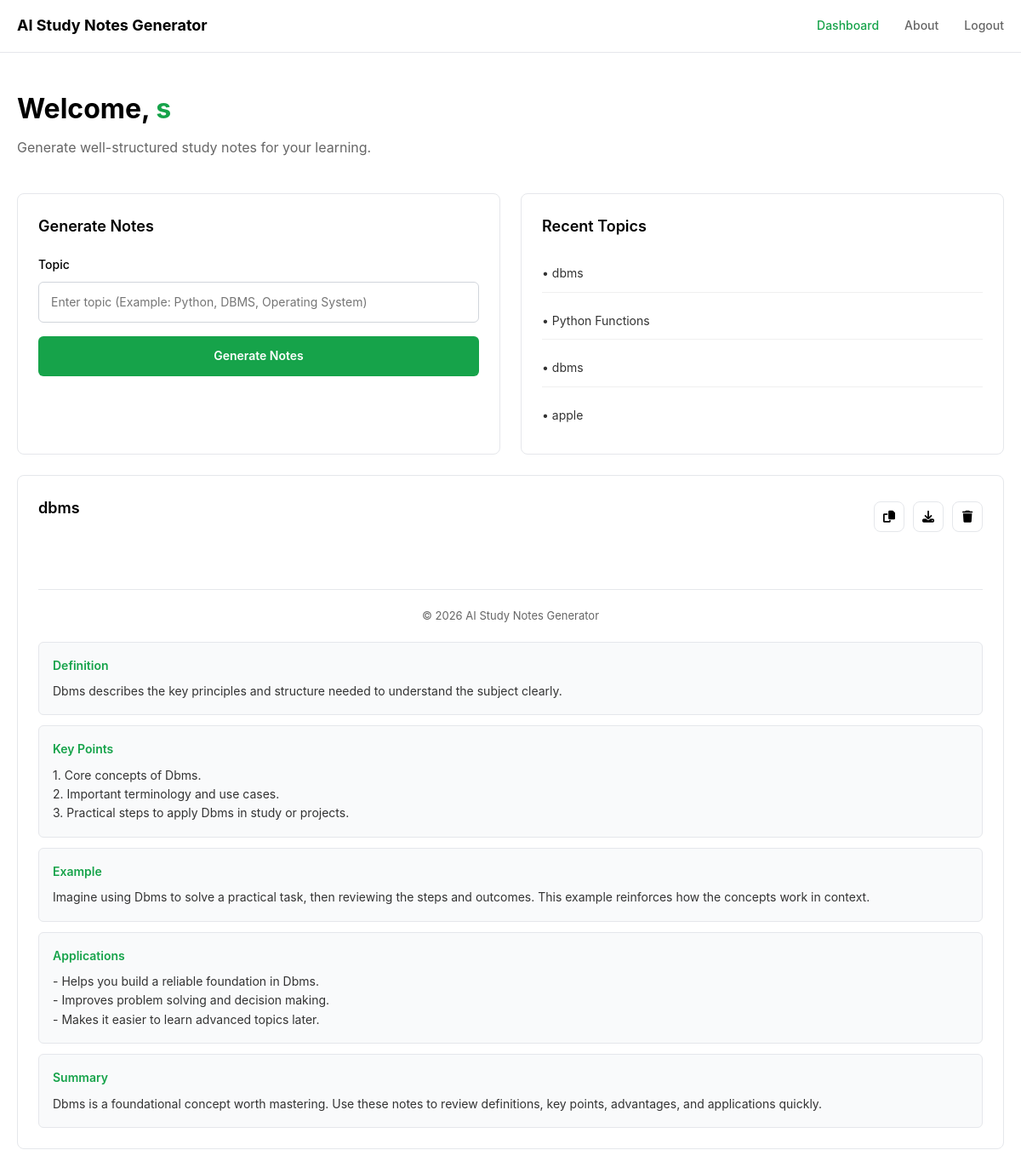
/dashboard (signed in), run on the app's committed database.
### tables this page shows
CREATE TABLE generated_notes (
        id INTEGER PRIMARY KEY AUTOINCREMENT,
        user TEXT NOT NULL,
        topic TEXT NOT NULL,
        definition TEXT NOT NULL,
        key_points TEXT NOT NULL,
        advantages TEXT NOT NULL,
        applications TEXT NOT NULL,
        example TEXT NOT NULL,
        summary TEXT NOT NULL,
        created_at DATETIME DEFAULT CURRENT_TIMESTAMP
    );

### app.py (the view, shortened to what this page needs)
@app.route("/dashboard", methods=["GET", "POST"])
def dashboard():
    if "user" not in session:
        return redirect("/login")
    generated_note = None
    topic_value = ""
    conn = sqlite3.connect("database.db")
    cur = conn.cursor()
    if generated_note is None:
        cur.execute(
            "SELECT id, topic, definition, key_points, advantages, applications, example, summary "
            "FROM generated_notes WHERE user=? ORDER BY created_at DESC LIMIT 1",
            (session["user"],),
        )
        row = cur.fetchone()
        if row:
            generated_note = {
                "id": row[0],
                "topic": row[1],
                "definition": row[2],
                "key_points": row[3],
                "advantages": row[4],
                "applications": row[5],
                "example": row[6],
                "summary": row[7],
            }
    cur.execute(
        "SELECT topic FROM generated_notes WHERE user=? ORDER BY created_at DESC LIMIT 5",
        (session["user"],),
    )
    recent_topics = [row[0] for row in cur.fetchall()]
    conn.close()
    return render_template(
        "dashboard.html",
        user=session["user"],
        generated_note=generated_note,
        recent_topics=recent_topics,
        topic_value=topic_value,
    )

### templates/dashboard.html (shortened to what this page needs)
<!DOCTYPE html>
<html lang="en">
<head>
    <link rel="stylesheet" href="/static/style.css">
    <link rel="stylesheet" href="https://cdnjs.cloudflare.com/ajax/libs/font-awesome/6.4.0/css/all.min.css" />
</head>
<body>
    <nav class="navbar">
        <div class="navbar-container">
            <div class="navbar-brand">
                <span class="brand-title">AI Study Notes Generator</span>
            </div>
            <div class="navbar-links">
                <a href="/dashboard" class="nav-link active">Dashboard</a>
                <a href="#" class="nav-link">About</a>
                <a href="/logout" class="nav-link">Logout</a>
            </div>
        </div>
    </nav>
    <div class="dashboard-container">
        <section class="welcome-section">
            <h1>Welcome, <strong>{{ user }}</strong></h1>
            <p class="welcome-subtitle">Generate well-structured study notes for your learning.</p>
        </section>
        <div class="dashboard-grid">
            <section class="card generate-card">
                <h2 class="card-title">Generate Notes</h2>
                <form method="POST" class="generate-form">
                    <div class="form-group">
                        <label for="topic">Topic</label>
                        <input
                            type="text"
                            id="topic"
                            name="topic"
                            class="input-field"
                            placeholder="Enter topic (Example: Python, DBMS, Operating System)"
                            value="{{ topic_value }}"
                            required
                        >
                    </div>
                    <button type="submit" class="btn-primary">Generate Notes</button>
                </form>
            </section>
            <section class="card recent-card">
                <h2 class="card-title">Recent Topics</h2>
                {% if recent_topics %}
                    <div class="topics-list">
                        {% for topic in recent_topics %}
                            <div class="topic-item">• {{ topic }}</div>
                        {% endfor %}
                    </div>
                {% else %}
                    <p class="empty-state">No topics generated yet. Create your first study notes above!</p>
                {% endif %}
            </section>
            {% if generated_note %}
            <section class="card output-card">
                <div class="card-header">
                    <h2 class="card-title">{{ generated_note.topic }}</h2>
                    <div class="card-actions">
                        <button title="Copy notes" class="icon-btn" onclick="copyNotes()">
                            <i class="fas fa-copy"></i>
                        </button>
                        <button title="Download notes" class="icon-btn" onclick="downloadNotes()">
                            <i class="fas fa-download"></i>
                        </button>
                        <button title="Delete note" class="icon-btn" onclick="deleteNotes({{ generated_note.id }})">
                            <i class="fas fa-trash"></i>
                        </button>
                    </div>
                </div>
    <footer class="footer">
        <p>&copy; 2026 AI Study Notes Generator</p>
    </footer>
                <div class="note-section">
                    <h3 class="section-heading">Definition</h3>
                    <p>{{ generated_note.definition }}</p>
                </div>
                <div class="note-section">
                    <h3 class="section-heading">Key Points</h3>
                    <p>{{ generated_note.key_points }}</p>
                </div>
                <div class="note-section">
                    <h3 class="section-heading">Example</h3>
                    <p>{{ generated_note.example }}</p>
                </div>
                <div class="note-section">
                    <h3 class="section-heading">Applications</h3>
                    <p>{{ generated_note.advantages }}</p>
                </div>
                <div class="note-section">
                    <h3 class="section-heading">Summary</h3>
                    <p>{{ generated_note.summary }}</p>
                </div>
            </section>
            {% else %}
            <section class="card output-card">
                <p class="empty-state">No notes generated yet. Enter a topic above to get started!</p>
            </section>
            {% endif %}
</div>
</body>
</html>

### static/style.css (style rules this page uses)
* { box-sizing: border-box; margin: 0; padding: 0; }
html, body { min-height: 100%; }
body { font-family: -apple-system, BlinkMacSystemFont, "Segoe UI", "Helvetica Neue", Arial, sans-serif; background: #ffffff; color: #000000; line-height: 1.6; }
a { color: inherit; text-decoration: none; }
button, input, textarea, select { font: inherit; }
button, .button-reset, .toggle-password { border: none; background: none; color: inherit; font: inherit; cursor: pointer; }
.navbar { background: #ffffff; border-bottom: 1px solid #e5e7eb; padding: 16px 0; position: sticky; top: 0; z-index: 100; }
.navbar-container { max-width: 1200px; margin: 0 auto; padding: 0 20px; display: flex; align-items: center; justify-content: space-between; gap: 20px; }
.navbar-brand { font-weight: 700; font-size: 18px; color: #000000; }
.brand-title { color: #000000; }
.navbar-links { display: flex; gap: 30px; align-items: center; }
.nav-link { font-weight: 500; font-size: 14px; color: #666666; transition: color 0.2s ease; }
.nav-link:hover, .nav-link.active { color: #16a34a; }
.dashboard-container { max-width: 1200px; margin: 0 auto; padding: 40px 20px; }
.welcome-section { margin-bottom: 40px; }
.welcome-section h1 { font-size: 32px; font-weight: 700; color: #000000; margin-bottom: 8px; }
.welcome-section h1 strong { color: #16a34a; }
.welcome-subtitle { font-size: 16px; color: #666666; }
.card { background: #ffffff; border: 1px solid #e5e7eb; border-radius: 8px; padding: 24px; }
.card-title { font-size: 18px; font-weight: 600; color: #000000; margin-bottom: 20px; }
.card-header { display: flex; align-items: center; justify-content: space-between; margin-bottom: 20px; gap: 12px; }
.card-actions { display: flex; gap: 10px; }
.dashboard-grid { display: grid; grid-template-columns: 1fr 1fr; gap: 24px; }
.generate-card { grid-column: 1; }
.recent-card { grid-column: 2; grid-row: 1; }
.output-card { grid-column: 1 / -1; }
.generate-form { display: grid; gap: 16px; }
.form-group { display: grid; gap: 8px; }
.form-group label { font-weight: 500; font-size: 14px; color: #000000; }
.input-field { width: 100%; padding: 12px 14px; border: 1px solid #d1d5db; border-radius: 6px; font-size: 14px; color: #000000; background: #ffffff; }
.btn-primary { display: inline-flex; align-items: center; justify-content: center; padding: 12px 20px; border: none; border-radius: 6px; font-weight: 600; font-size: 14px; cursor: pointer; background: #16a34a; color: #ffffff; transition: background-color 0.2s ease; }
.icon-btn { display: inline-flex; align-items: center; justify-content: center; width: 36px; height: 36px; border-radius: 8px; background: #ffffff; color: #000000; border: 1px solid #e5e7eb; cursor: pointer; font-size: 14px; transition: background-color 0.15s ease, color 0.15s ease, border-color 0.15s ease; }
.note-section { background: #f9fafb; border: 1px solid #e5e7eb; border-radius: 6px; padding: 16px; margin-bottom: 12px; }
.note-section:last-child { margin-bottom: 0; }
.section-heading { font-size: 14px; font-weight: 600; color: #16a34a; margin-bottom: 8px; }
.note-section p { font-size: 14px; color: #333333; white-space: pre-line; line-height: 1.6; }
.topics-list { display: grid; gap: 12px; }
.topic-item { font-size: 14px; color: #333333; padding: 10px 0; border-bottom: 1px solid #f0f0f0; }
.topic-item:last-child { border-bottom: none; }
.footer { background: #ffffff; border-top: 1px solid #e5e7eb; padding: 20px; text-align: center; color: #666666; font-size: 13px; margin-top: 60px; }

### data on the page
generated_notes: topic "dbms", definition "Dbms describes the key principles and structure needed to understand the subject clearly.", key_points "1. Core concepts of Dbms. 2. Important terminology and use cases. 3. Practical steps to apply Dbms in study or projects.", example "Imagine using Dbms to solve a practical task, then reviewing the steps and outcomes. This example reinforces how the concepts work in context.", advantages "- Helps you build a reliable foundation in Dbms. - Improves problem solving and decision making. - Makes it easier to learn advanced topics later.", summary "Dbms is a foundational concept worth mastering. Use these notes to review definitions, key points, advantages, and applications quickly."
generated_notes: topic "Python Functions"
generated_notes: topic "dbms"
generated_notes: topic "apple"

### other printed values
{{ user }} "s"
